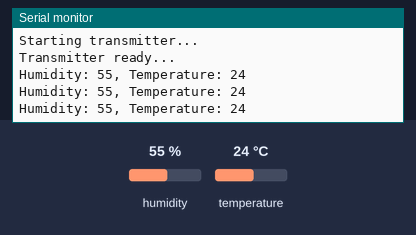
Recording of a sketch running on a simulated Arduino Uno, built with avr-gcc and run on an emulated ATmega328P. On the bench: the last lines printed to the serial monitor. Inputs (shaded band) come from the test bench; at power-on: humidity 55 %, temperature 24 °C. No radio packets arrive unless stated.

Above: at 2.8 s.
2.9 s: humidity set to 22 %
At 4.5 s:
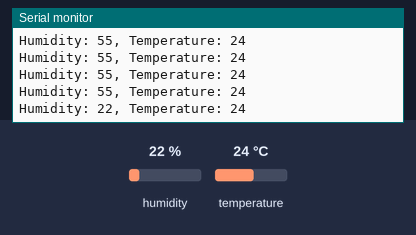
5.6 s: temperature set to 12 °C
At 7.8 s:
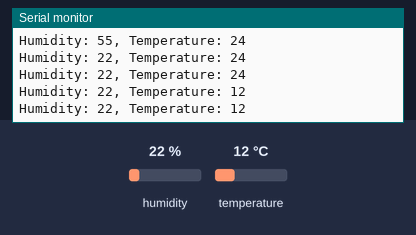
8.3 s: humidity set to 40 %
At 10.0 s:
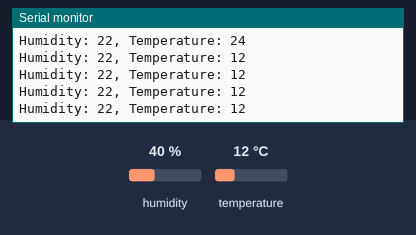
Timing chart, 0 to 11.5 s (numbered marks = the images above; inputs shaded):
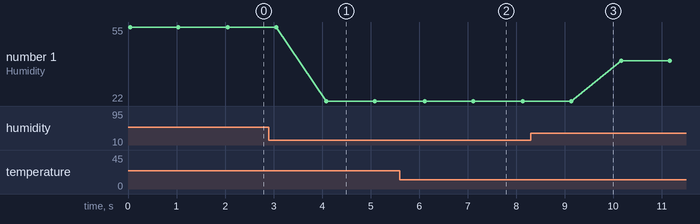

Measured:
- after the input at 2.9 s, the serial monitor: prints a new line after 1.2 s (image 1)
- after the input at 5.6 s, the serial monitor: prints a new line after 0.51 s (image 2)
- plotted number 1: 55 → 22 after the input at 2.9 s, 22 → 40 after the input at 8.3 s

The sketch:

transmitter.ino
```cpp
#include <SPI.h>
#include <nRF24L01.h>
#include <RF24.h>
#include <DHT.h>

const uint64_t pipeOut = 0xE8E8F0F0E1LL;
#define DHTPIN 3
#define DHTTYPE DHT11
DHT dht(DHTPIN, DHTTYPE);

RF24 radio(9, 10); //  CE and CSN  pins of NRF24L01
struct MyData {
  byte h;
  byte t;
};
MyData data;

void setup()
{
  Serial.begin(9600);
  Serial.println("Starting transmitter...");

  dht.begin();
  radio.begin();
  radio.setAutoAck(false);
  radio.setDataRate(RF24_250KBPS);
  radio.openWritingPipe(pipeOut);

  Serial.println("Transmitter ready...");
}

void loop()
{
  data.h = dht.readHumidity();
  data.t = dht.readTemperature();

  Serial.print("Humidity: ");
  Serial.print(data.h);
  Serial.print(", Temperature: ");
  Serial.println(data.t);

  if (isnan(data.h) || isnan(data.t)){
    Serial.println(F("Failed to read from DHT sensor!"));
    return;
  }

  radio.write(&data, sizeof(MyData));

  delay(1000);
}
```
